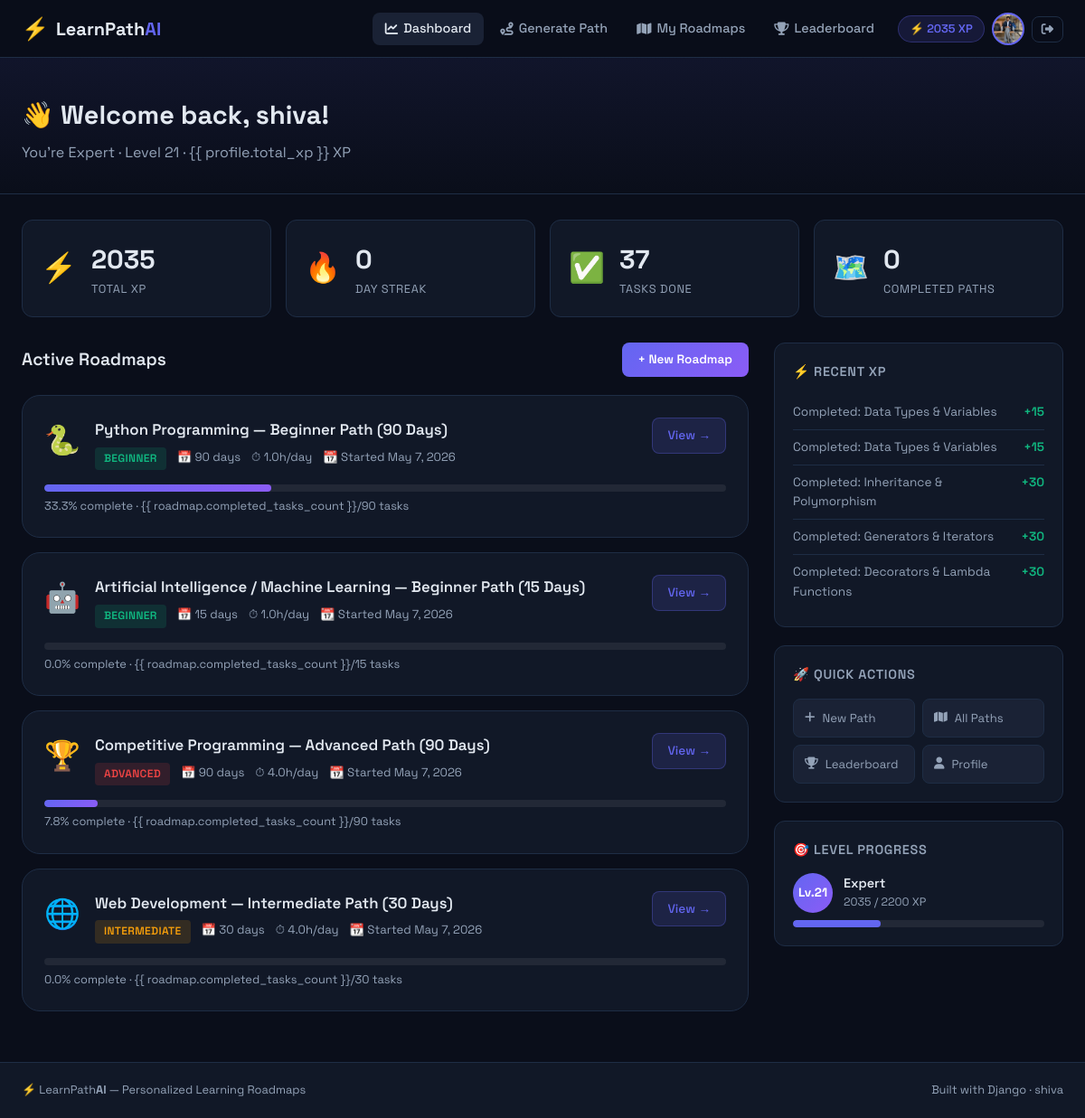
Before: /dashboard/ (signed in) with the older database file.
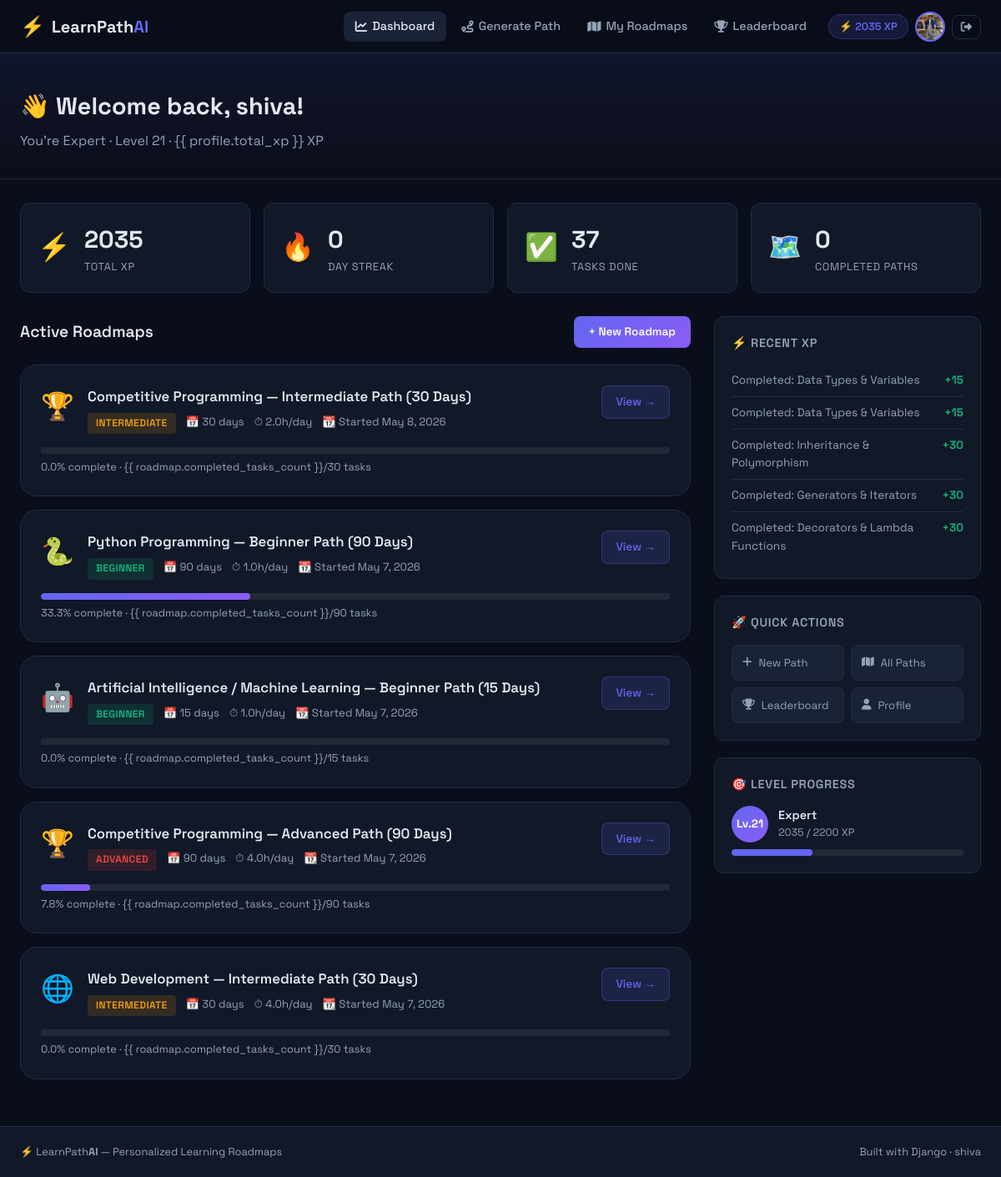
After: the same page with the newer database file.
### users/models.py (models this page shows, shortened)
class UserProfile(models.Model):
    EXPERIENCE_CHOICES = [
        ('beginner', 'Beginner'),
        ('intermediate', 'Intermediate'),
        ('advanced', 'Advanced'),
    ]
    user = models.OneToOneField(User, on_delete=models.CASCADE, related_name='profile')
    bio = models.TextField(blank=True, max_length=500)
    avatar = models.ImageField(upload_to='avatars/', null=True, blank=True)
    experience_level = models.CharField(max_length=20, choices=EXPERIENCE_CHOICES, default='beginner')
    daily_study_hours = models.FloatField(default=1.0)
    total_xp = models.IntegerField(default=0)
    streak_days = models.IntegerField(default=0)
    last_activity = models.DateTimeField(null=True, blank=True)
    joined_at = models.DateTimeField(auto_now_add=True)
    class Meta:
        verbose_name = 'User Profile'
        verbose_name_plural = 'User Profiles'
    @property
    def level_title(self):
        if self.total_xp < 100:
            return 'Novice'
        elif self.total_xp < 500:
            return 'Apprentice'
        elif self.total_xp < 1500:
            return 'Scholar'
        elif self.total_xp < 3000:
            return 'Expert'
        else:
            return 'Master'
    @property
    def level_number(self):
        return max(1, self.total_xp // 100 + 1)

### roadmap/models.py (models this page shows, shortened)
class Roadmap(models.Model):
    DURATION_CHOICES = [
        (15, '15 Days'),
        (30, '30 Days'),
        (60, '60 Days'),
        (90, '90 Days'),
    ]
    STATUS_CHOICES = [
        ('active', 'Active'),
        ('completed', 'Completed'),
        ('paused', 'Paused'),
        ('abandoned', 'Abandoned'),
    ]
    user = models.ForeignKey(User, on_delete=models.CASCADE, related_name='roadmaps')
    skill = models.ForeignKey(Skill, on_delete=models.CASCADE)
    title = models.CharField(max_length=200)
    level = models.CharField(max_length=20, choices=[
        ('beginner', 'Beginner'),
        ('intermediate', 'Intermediate'),
        ('advanced', 'Advanced'),
    ])
    daily_hours = models.FloatField(default=1.0)
    duration_days = models.IntegerField()
    status = models.CharField(max_length=20, choices=STATUS_CHOICES, default='active')
    start_date = models.DateField(auto_now_add=True)
    target_end_date = models.DateField(null=True, blank=True)
    completed_at = models.DateTimeField(null=True, blank=True)
    created_at = models.DateTimeField(auto_now_add=True)
    class Meta:
        ordering = ['-created_at']
        verbose_name = 'Roadmap'
        verbose_name_plural = 'Roadmaps'
    @property
    def total_tasks(self):
        return self.tasks.count()
    @property
    def completed_tasks_count(self):
        return self.tasks.filter(is_completed=True).count()
    @property
    def progress_percentage(self):
        total = self.total_tasks
        if total == 0:
            return 0
        return round((self.completed_tasks_count / total) * 100, 1)

class Skill(models.Model):
    CATEGORY_CHOICES = [
        ('cs_fundamentals', 'CS Fundamentals'),
        ('web_development', 'Web Development'),
        ('data_science', 'Data Science & AI'),
        ('programming', 'Programming Languages'),
        ('competitive', 'Competitive Programming'),
    ]
    name = models.CharField(max_length=100, unique=True)
    slug = models.SlugField(max_length=100, unique=True)
    description = models.TextField()
    category = models.CharField(max_length=30, choices=CATEGORY_CHOICES)
    icon = models.CharField(max_length=50, default='📚')  # emoji icon
    color = models.CharField(max_length=20, default='#6366f1')  # hex color
    is_active = models.BooleanField(default=True)
    created_at = models.DateTimeField(auto_now_add=True)
    class Meta:
        ordering = ['name']
        verbose_name = 'Skill'
        verbose_name_plural = 'Skills'

### progress/models.py (models this page shows, shortened)
class XPLog(models.Model):
    XP_REASONS = [
        ('task_complete', 'Task Completed'),
        ('streak_bonus', 'Streak Bonus'),
        ('roadmap_complete', 'Roadmap Completed'),
        ('daily_login', 'Daily Login'),
        ('perfect_day', 'Perfect Day'),
    ]
    user = models.ForeignKey(User, on_delete=models.CASCADE, related_name='xp_logs')
    reason = models.CharField(max_length=30, choices=XP_REASONS)
    xp_amount = models.IntegerField()
    description = models.CharField(max_length=200)
    earned_at = models.DateTimeField(auto_now_add=True)
    related_task = models.ForeignKey(RoadmapTask, on_delete=models.SET_NULL, null=True, blank=True)
    class Meta:
        ordering = ['-earned_at']
        verbose_name = 'XP Log'
        verbose_name_plural = 'XP Logs'

### dashboard/views.py (the view)
# urls.py: path('dashboard/', views.DashboardView.as_view(), name='dashboard'),
@method_decorator(login_required, name='dispatch')
class DashboardView(View):
    template_name = 'dashboard/dashboard.html'
    def get(self, request):
        user = request.user
        active_roadmaps = Roadmap.objects.filter(user=user, status='active').order_by('-created_at')
        completed_roadmaps = Roadmap.objects.filter(user=user, status='completed').count()
        recent_xp = XPLog.objects.filter(user=user).order_by('-earned_at')[:5]
        suggestions = AdaptiveSuggestion.objects.filter(user=user, is_read=False)[:3]
        total_tasks = sum(r.total_tasks for r in active_roadmaps)
        completed_tasks = sum(r.completed_tasks_count for r in active_roadmaps)
        ctx = {
            'active_roadmaps': active_roadmaps,
            'completed_roadmaps': completed_roadmaps,
            'recent_xp': recent_xp,
            'suggestions': suggestions,
            'total_tasks': total_tasks,
            'completed_tasks': completed_tasks,
            'profile': user.profile,
        }
        return render(request, self.template_name, ctx)

### dashboard/templatetags/dashboard_extras.py (called while the page is built)
@register.filter
def modulo(value, arg):
    try:
        return int(value) % int(arg)
    except (ValueError, ZeroDivisionError):
        return 0

### templates/dashboard/dashboard.html (shortened to what this page needs)
{% extends 'base.html' %} {% load dashboard_extras %}  {% block content %}
<div class="page-header">
  <div class="container">
    <h1>👋 Welcome back, {{ user.first_name|default:user.username }}!</h1>
    <p>
      You're {{ profile.level_title }} · Level {{ profile.level_number }} · {{
      profile.total_xp }} XP
    </p>
  </div>
</div>
<div class="container dashboard-grid">
  <div class="stats-row">
    <div class="stat-card stat-xp">
      <div class="stat-icon">⚡</div>
      <div class="stat-info">
        <div class="stat-value">{{ profile.total_xp }}</div>
        <div class="stat-name">Total XP</div>
      </div>
    </div>
    <div class="stat-card stat-streak">
      <div class="stat-icon">🔥</div>
      <div class="stat-info">
        <div class="stat-value">{{ profile.streak_days }}</div>
        <div class="stat-name">Day Streak</div>
      </div>
    </div>
    <div class="stat-card stat-completed">
      <div class="stat-icon">✅</div>
      <div class="stat-info">
        <div class="stat-value">{{ completed_tasks }}</div>
        <div class="stat-name">Tasks Done</div>
      </div>
    </div>
    <div class="stat-card stat-roadmaps">
      <div class="stat-icon">🗺️</div>
      <div class="stat-info">
        <div class="stat-value">{{ completed_roadmaps }}</div>
        <div class="stat-name">Completed Paths</div>
      </div>
    </div>
  </div>
  <div class="dashboard-section">
    <div class="section-title-row">
      <h2>Active Roadmaps</h2>
      <a href="{% url 'roadmap:generate' %}" class="btn-sm-primary"
        >+ New Roadmap</a
      >
    </div>
    {% if active_roadmaps %} {% for roadmap in active_roadmaps %}
    <div class="roadmap-card">
      <div class="roadmap-header">
        <div class="roadmap-skill-icon">{{ roadmap.skill.icon }}</div>
        <div class="roadmap-info">
          <h3>{{ roadmap.title }}</h3>
          <div class="roadmap-meta">
            <span class="badge badge-{{ roadmap.level }}"
              >{{ roadmap.get_level_display }}</span
            >
            <span>📅 {{ roadmap.duration_days }} days</span>
            <span>⏱ {{ roadmap.daily_hours }}h/day</span>
            <span>📆 Started {{ roadmap.start_date }}</span>
          </div>
        </div>
        <a href="{% url 'roadmap:detail' roadmap.pk %}" class="btn-view"
          >View →</a
        >
      </div>
      <div class="progress-bar-container">
        <div class="progress-bar-track">
          <div
            class="progress-bar-fill"
            style="width: {{ roadmap.progress_percentage }}%"
            data-width="{{ roadmap.progress_percentage }}"
          ></div>
        </div>
        <span class="progress-label"
          >{{ roadmap.progress_percentage }}% complete · {{
          roadmap.completed_tasks_count }}/{{ roadmap.total_tasks }} tasks</span
        >
      </div>
    </div>
    {% endfor %} {% endif %}
  </div>
  <div class="dashboard-sidebar">
    <div class="widget">
      <h3>⚡ Recent XP</h3>
      {% if recent_xp %} {% for log in recent_xp %}
      <div class="xp-log-item">
        <span class="xp-desc">{{ log.description }}</span>
        <span class="xp-amount">+{{ log.xp_amount }}</span>
      </div>
      {% endfor %} {% else %}
      <p class="widget-empty">Complete tasks to earn XP!</p>
      {% endif %}
    </div>
    <div class="widget">
      <h3>🚀 Quick Actions</h3>
      <div class="quick-actions">
        <a href="{% url 'roadmap:generate' %}" class="quick-action"
          ><i class="fas fa-plus"></i> New Path</a
        >
        <a href="{% url 'roadmap:my_roadmaps' %}" class="quick-action"
          ><i class="fas fa-map"></i> All Paths</a
        >
        <a href="{% url 'progress:leaderboard' %}" class="quick-action"
          ><i class="fas fa-trophy"></i> Leaderboard</a
        >
        <a href="{% url 'users:profile' %}" class="quick-action"
          ><i class="fas fa-user"></i> Profile</a
        >
      </div>
    </div>
    <div class="widget">
      <h3>🎯 Level Progress</h3>
      <div class="level-info">
        <div class="level-badge">Lv.{{ profile.level_number }}</div>
        <div class="level-details">
          <div class="level-title">{{ profile.level_title }}</div>
          <div class="level-xp">
            {{ profile.total_xp }} / {{ profile.level_number|add:1|add:0 }}00 XP
          </div>
        </div>
      </div>
      <div class="progress-bar-track" style="margin-top: 8px">
        <div
          class="progress-bar-fill"
          style="width: {% widthratio profile.total_xp|modulo:100 100 100 %}%; background: var(--accent)"
        ></div>
      </div>
    </div>
  </div>
</div>
{% endblock %}

### templates/base.html (shortened to what this page needs)
<!DOCTYPE html>
<html lang="en" data-theme="dark">
<head>
    {% load static %}
    <link rel="stylesheet" href="https://cdnjs.cloudflare.com/ajax/libs/font-awesome/6.5.0/css/all.min.css">
    <link rel="stylesheet" href="{% static 'css/main.css' %}">
</head>
<body>
<nav class="navbar">
    <div class="nav-container">
        <a href="{% url 'dashboard:home' %}" class="nav-brand">
            <span class="brand-icon">⚡</span>
            <span class="brand-text">LearnPath<span class="brand-accent">AI</span></span>
        </a>
        <div class="nav-links">
            {% if user.is_authenticated %}
                <a href="{% url 'dashboard:dashboard' %}" class="nav-link {% if request.resolver_match.url_name == 'dashboard' %}active{% endif %}">
                    <i class="fas fa-chart-line"></i> Dashboard
                </a>
                <a href="{% url 'roadmap:generate' %}" class="nav-link {% if 'generate' in request.path %}active{% endif %}">
                    <i class="fas fa-route"></i> Generate Path
                </a>
                <a href="{% url 'roadmap:my_roadmaps' %}" class="nav-link">
                    <i class="fas fa-map"></i> My Roadmaps
                </a>
                <a href="{% url 'progress:leaderboard' %}" class="nav-link">
                    <i class="fas fa-trophy"></i> Leaderboard
                </a>
                <div class="nav-user">
                    <div class="user-xp">⚡ {{ user.profile.total_xp }} XP</div>
                    <a href="{% url 'users:profile' %}" class="user-avatar">
                        {% if user.profile.avatar %}
                            <img src="{{ user.profile.avatar.url }}" alt="avatar">
                        {% else %}
                            <span>{{ user.username|first|upper }}</span>
                        {% endif %}
                    </a>
                    <form method="post" action="{% url 'users:logout' %}" style="display:inline;">
                        <button type="submit" class="btn-logout">
                            <i class="fas fa-sign-out-alt"></i>
                        </button>
                    </form>
                </div>
            {% else %}
                <a href="{% url 'users:login' %}" class="nav-link">Login</a>
                <a href="{% url 'users:register' %}" class="btn-primary-sm">Get Started</a>
            {% endif %}
        </div>
    </div>
</nav>
<main class="main-content">
    {% block content %}{% endblock %}
</main>
<footer class="footer">
    <div class="footer-inner">
        <span>⚡ LearnPath<strong>AI</strong> — Personalized Learning Roadmaps</span>
        <span class="footer-right">Built with Django · {{ user.username|default:"" }}</span>
    </div>
</footer>
</body>
</html>

Changed rows visible on the page:
added Roadmap: skill.icon "🏆", title "Competitive Programming — Intermediate Path (30 Days)", level "INTERMEDIATE", duration_days "30", daily_hours "2.0", start_date "May 8, 2026", progress_percentage "0.0", total_tasks "30"
